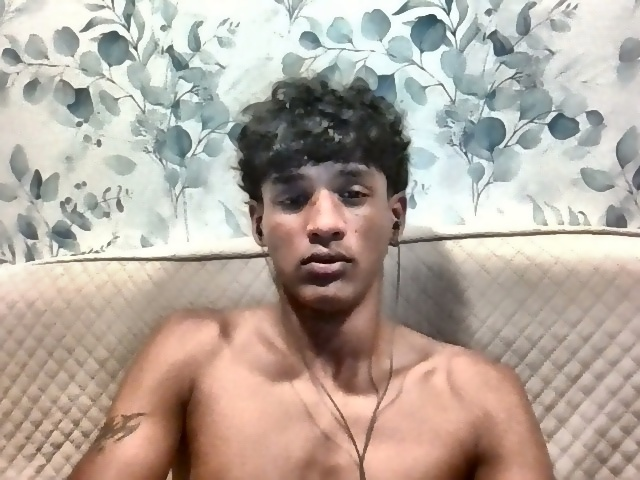
#> input picture db/12.jpg, 640 x 480 px, given in place of the camera
$ python reregister.py
#> lines starting #> are read from the running program, lines starting #| are printed output that depends on the picture
"""Re-register existing students with fixed preprocessing pipeline."""
import os, sys, io
os.environ['TF_CPP_MIN_LOG_LEVEL'] = '3'
os.environ['TF_ENABLE_ONEDNN_OPTS'] = '0'

if sys.stdout.encoding != 'utf-8':
    sys.stdout = io.TextIOWrapper(sys.stdout.buffer, encoding='utf-8', errors='replace')
    sys.stderr = io.TextIOWrapper(sys.stderr.buffer, encoding='utf-8', errors='replace')

import cv2
import json
import numpy as np
from deepface import DeepFace

BASE_DIR = os.path.dirname(os.path.abspath(__file__))
DB_DIR   = os.path.join(BASE_DIR, 'db')
JSON     = os.path.join(BASE_DIR, 'students.json')

def preprocess(img):
    if img is None:
        return img
    lab = cv2.cvtColor(img, cv2.COLOR_BGR2LAB)
    l, a, b = cv2.split(lab)
    mean_l = float(np.mean(l))
    clip = 2.5 if mean_l < 100 else 1.8
    clahe = cv2.createCLAHE(clipLimit=clip, tileGridSize=(8, 8))
    l_eq = clahe.apply(l)
    img_out = cv2.cvtColor(cv2.merge([l_eq, a, b]), cv2.COLOR_LAB2BGR)
    img_out = cv2.bilateralFilter(img_out, d=7, sigmaColor=50, sigmaSpace=50)
    if mean_l < 80:
        gamma = 1.3
        lut = np.array([min(255, int((i / 255.0) ** (1.0 / gamma) * 255))
                        for i in range(256)], dtype=np.uint8)
        img_out = cv2.LUT(img_out, lut)
    return img_out

with open(JSON, 'r', encoding='utf-8') as f:
#> (reads students.json from the repository)
    students = json.load(f)

print(f"Students to re-register: {list(students.keys())}")

cap = cv2.VideoCapture(0)
if not cap.isOpened():
    print("ERROR: Cannot open webcam!")
    sys.exit(1)

print("Webcam opened. Taking photos in 3 seconds...")
import time
time.sleep(3)

for roll, info in students.items():
    ret, frame = cap.read()
    if not ret:
        print(f"  {roll}: Failed to capture frame")
        continue

    processed = preprocess(frame)
    path = os.path.join(DB_DIR, f'{roll}.jpg')
    cv2.imwrite(path, processed)
    print(f"  {roll} ({info['name']}): Saved new face image ({os.path.getsize(path)//1024}KB)")
#> this loop made 4 passes
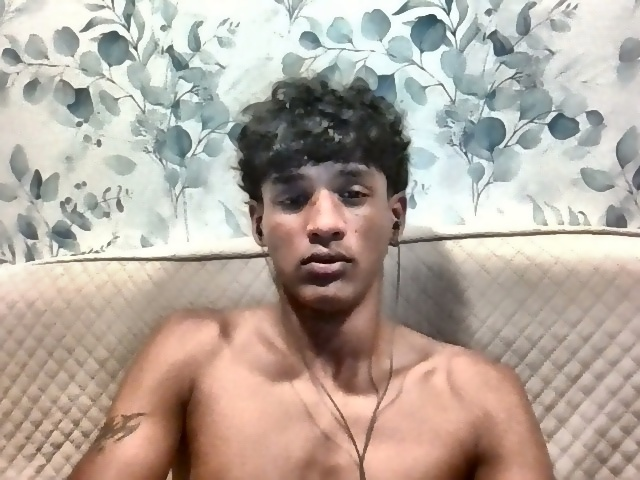
#> input picture db/12.jpg, 640 x 480 px, given in place of the camera
#> pass 1, in preprocess, `l, a, b = cv2.split(lab)`:
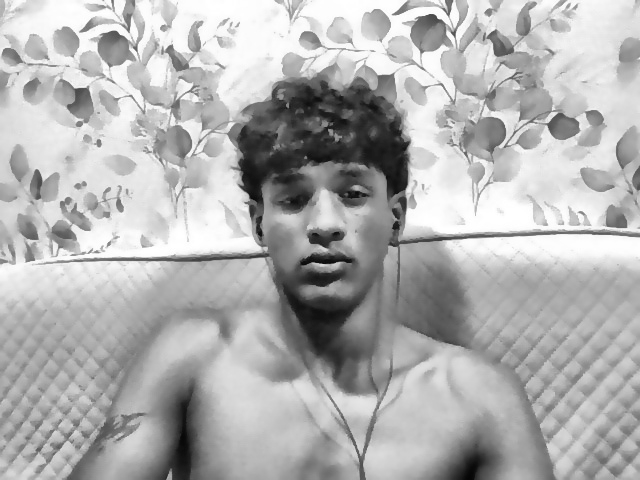
#> l: shape (480, 640); min 5, max 255, mean 177.1
#> pass 1, in preprocess, `l, a, b = cv2.split(lab)`:
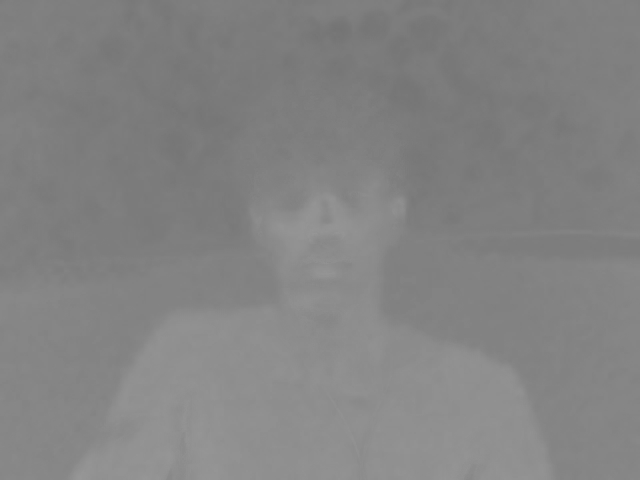
#> a: shape (480, 640); min 115, max 151, mean 131.1
#> frame is the input picture: shape (480, 640, 3); mean B, G, R 158.7, 169, 181

cap.release()

# Verify with DeepFace
print("\nVerifying embeddings...")
for roll in students:
    path = os.path.join(DB_DIR, f'{roll}.jpg')
    try:
#> (the run stopped early here; a loop or call above may not have finished)
